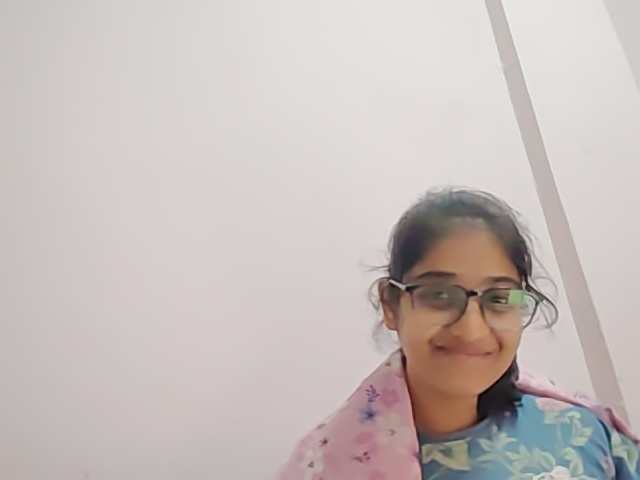
#> input picture webcam_sample_5.jpg, 640 x 480 px
$ python -i complete_recognition_system.py   (imports and definitions only)   (older library calls are emulated)
#> lines starting #> are read from the running program, lines starting #| are printed output that depends on the picture; after the words box and inside, x2 and y2 are one past the last pixel; in counts of white or black regions, pixels touching at a corner belong together
#> further down, picture is the input picture: shape (480, 640, 3); mean B, G, R 186.6, 189.7, 198.3
"""
Complete Recognition System
Includes: Face Recognition, Object Recognition, and Age Detection
"""

import cv2
import numpy as np
import os
import time
from typing import List, Tuple, Dict

class CompleteRecognitionSystem:
    """Complete recognition system with face, object, and age detection."""

    def __init__(self):
        """Initialize the complete recognition system."""
        # Face detection
        self.face_cascade = cv2.CascadeClassifier(cv2.data.haarcascades + 'haarcascade_frontalface_default.xml')
        self.known_faces = {}
        self.known_faces_folder = "known_people"

        # Object detection (using YOLO-like approach with OpenCV)
        self.object_classes = [
            'person', 'bicycle', 'car', 'motorcycle', 'airplane', 'bus', 'train', 'truck',
            'boat', 'traffic light', 'fire hydrant', 'stop sign', 'parking meter', 'bench',
            'bird', 'cat', 'dog', 'horse', 'sheep', 'cow', 'elephant', 'bear', 'zebra',
            'giraffe', 'backpack', 'umbrella', 'handbag', 'tie', 'suitcase', 'frisbee',
            'skis', 'snowboard', 'sports ball', 'kite', 'baseball bat', 'baseball glove',
            'skateboard', 'surfboard', 'tennis racket', 'bottle', 'wine glass', 'cup',
            'fork', 'knife', 'spoon', 'bowl', 'banana', 'apple', 'sandwich', 'orange',
            'broccoli', 'carrot', 'hot dog', 'pizza', 'donut', 'cake', 'chair', 'couch',
            'potted plant', 'bed', 'dining table', 'toilet', 'tv', 'laptop', 'mouse',
            'remote', 'keyboard', 'cell phone', 'microwave', 'oven', 'toaster', 'sink',
            'refrigerator', 'book', 'clock', 'vase', 'scissors', 'teddy bear', 'hair drier',
            'toothbrush'
        ]

        # Age detection using face landmarks
        self.age_groups = ['0-2', '3-6', '7-12', '13-18', '19-25', '26-35', '36-45', '46-55', '56-65', '65+']

        # Create folders
        if not os.path.exists(self.known_faces_folder):
            os.makedirs(self.known_faces_folder)
            print(f"Created folder: {self.known_faces_folder}")

    # [40 lines left out: function extract_face_features_advanced, not called in this run]

    def detect_objects_simple(self, image: np.ndarray) -> List[Tuple[str, float, Tuple[int, int, int, int]]]:
        """
        Simple object detection using color and shape analysis.
        This is a basic implementation - for production, use YOLO or similar.
        """
        detected_objects = []

        # Convert to different color spaces for better detection
        hsv = cv2.cvtColor(image, cv2.COLOR_BGR2HSV)
#> hsv: shape (480, 640, 3); mean H, S, V 22.9, 21.5, 199.6
        gray = cv2.cvtColor(image, cv2.COLOR_BGR2GRAY)
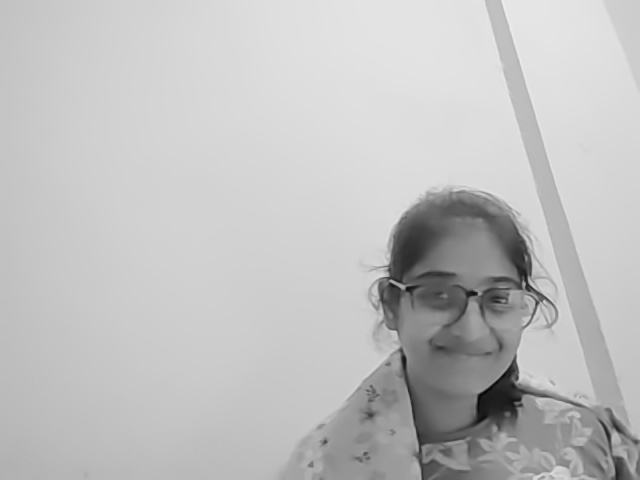
#> gray: shape (480, 640); min 3, max 239, mean 191.9

        # Detect common objects using color and shape
        objects = []

        # 1. Detect circular objects (bottles, cups, etc.)
        circles = cv2.HoughCircles(gray, cv2.HOUGH_GRADIENT, 1, 20, param1=50, param2=30, minRadius=10, maxRadius=100)
#> circles = 51 rows, first 8: [460.5, 276.5, 79.6], [456.5, 254.5, 69.7], [473.5, 370.5, 99.4], [437.5, 352.5, 81.8], [445.5, 376.5, 79.6], [477.5, 314.5, 79.6], [465.5, 345.5, 93.9], [438.5, 319.5, 83.9]
        if circles is not None:
            circles = np.round(circles[0, :]).astype("int")
#> circles = 51 rows, first 8: [460, 276, 80], [456, 254, 70], [474, 370, 99], [438, 352, 82], [446, 376, 80], [478, 314, 80], [466, 346, 94], [438, 320, 84]
            for (x, y, r) in circles:
                objects.append(("Bottle/Cup", 0.8, (x-r, y-r, 2*r, 2*r)))
#> this loop made 51 passes
#> (x, y, r) on passes 1 to 12: (460, 276, 80), (456, 254, 70), (474, 370, 99), (438, 352, 82), (446, 376, 80), (478, 314, 80), (466, 346, 94), (438, 320, 84), (540, 372, 99), (494, 378, 93), (476, 294, 62), (476, 262, 60)
#> after the loop, objects = 51 items

        # 2. Detect rectangular objects (books, phones, etc.)
        edges = cv2.Canny(gray, 50, 150)
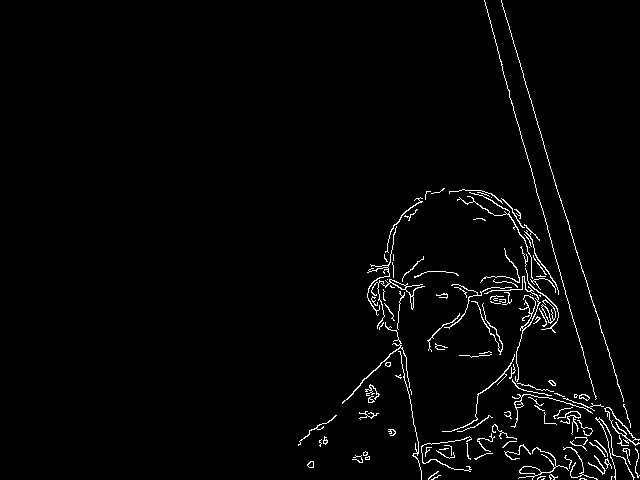
#> edges: shape (480, 640); 2.2% white in thin lines or dots, all inside (x1, y1, x2, y2) = (298, 0, 640, 480)
        contours, _ = cv2.findContours(edges, cv2.RETR_EXTERNAL, cv2.CHAIN_APPROX_SIMPLE)
#> contours = 125 contours, 101 with area under 20; largest, box (x1, y1, x2, y2) and area: (604, 407, 640, 446) 295, (518, 447, 569, 480) 157, (371, 279, 425, 329) 126, (541, 299, 556, 324) 71, (342, 322, 410, 404) 60

        for contour in contours:
            area = cv2.contourArea(contour)
            if area > 1000:  # Filter small objects
                x, y, w, h = cv2.boundingRect(contour)
                aspect_ratio = w / h

                if 0.5 < aspect_ratio < 2.0:  # Roughly rectangular
                    if area > 5000:
                        objects.append(("Book/Phone", 0.7, (x, y, w, h)))
                    else:
                        objects.append(("Small Object", 0.6, (x, y, w, h)))
#> this loop made 125 passes
#> area on passes 8, 11, 21, 32, 39, 41, 43, 46, 53, 55, 60: 29.5, 22.5, 157, 20.5, 28.5, 20.5, 24, 295, 38, 58, 22

        # 3. Detect faces as objects
        faces = self.face_cascade.detectMultiScale(gray, 1.1, 5)
#> faces = [[385, 237, 158, 158]]
        for (x, y, w, h) in faces:
            objects.append(("Person", 0.9, (x, y, w, h)))
#> this loop made 1 pass
#> after the loop, objects = 52 items

        # 4. Detect colored objects
        # Red objects
        red_lower = np.array([0, 50, 50])
        red_upper = np.array([10, 255, 255])
        red_mask = cv2.inRange(hsv, red_lower, red_upper)
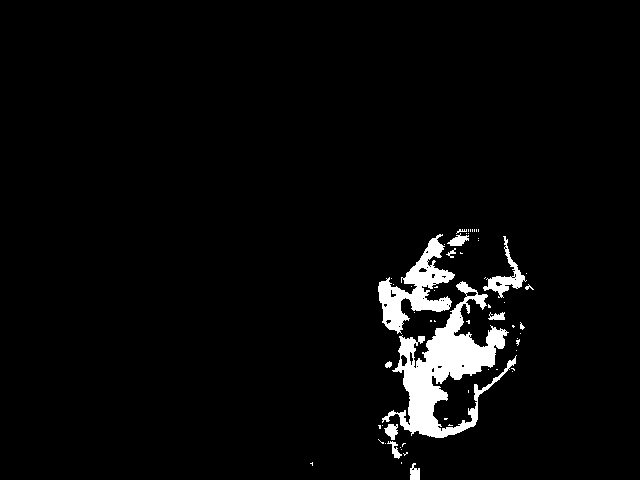
#> red_mask: shape (480, 640); 3.7% white; 60 white regions (47 under 20 px)
        red_contours, _ = cv2.findContours(red_mask, cv2.RETR_EXTERNAL, cv2.CHAIN_APPROX_SIMPLE)
#> red_contours = 60 contours, 51 with area under 20; largest, box (x1, y1, x2, y2) and area: (382, 281, 517, 438) 6499, (378, 234, 455, 334) 2646, (483, 236, 527, 298) 560, (447, 233, 469, 246) 121, (384, 424, 398, 440) 120
        for contour in red_contours:
            area = cv2.contourArea(contour)
            if area > 500:
                x, y, w, h = cv2.boundingRect(contour)
                objects.append(("Red Object", 0.6, (x, y, w, h)))
#> this loop made 60 passes
#> (area, x, y, w, h) on passes 40, 49, 50: (6499, 382, 281, 135, 157), (560.5, 483, 236, 44, 62), (2645.5, 378, 234, 77, 100)
#> area on passes 1, 9, 14, 21, 31, 53: 103, 71, 119.5, 25.5, 64, 121
#> after the loop, objects = 55 items

        # Blue objects
        blue_lower = np.array([100, 50, 50])
        blue_upper = np.array([130, 255, 255])
        blue_mask = cv2.inRange(hsv, blue_lower, blue_upper)
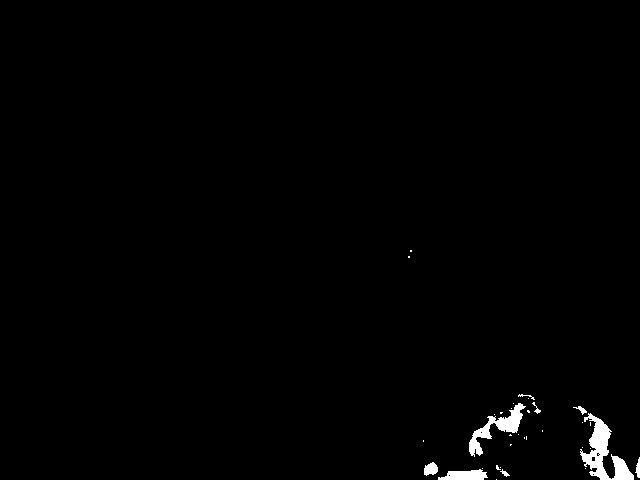
#> blue_mask: shape (480, 640); 0.98% white; 33 white regions (24 under 20 px)
        blue_contours, _ = cv2.findContours(blue_mask, cv2.RETR_EXTERNAL, cv2.CHAIN_APPROX_SIMPLE)
#> blue_contours = 33 contours, 27 with area under 20; largest, box (x1, y1, x2, y2) and area: (580, 413, 634, 480) 1228, (469, 403, 526, 457) 746, (438, 469, 488, 480) 332, (424, 462, 438, 476) 120, (635, 457, 640, 478) 40, (573, 406, 587, 415) 30
        for contour in blue_contours:
            area = cv2.contourArea(contour)
            if area > 500:
                x, y, w, h = cv2.boundingRect(contour)
                objects.append(("Blue Object", 0.6, (x, y, w, h)))
#> this loop made 33 passes
#> (area, x, y, w, h) on passes 22, 27: (1227.5, 580, 413, 54, 67), (745.5, 469, 403, 57, 54)
#> area on passes 3, 8, 9, 26: 332, 119.5, 40, 30
#> after the loop, objects = 57 items

        return objects

    # [415 lines left out: functions estimate_age_from_face, add_person_from_webcam, load_known_faces_from_folder, recognize_faces, draw_complete_results, run_complete_recognition and 1 more, not called in this run]

# [2 lines not run here, left out]

>>> import cv2
>>> picture = cv2.imread('webcam_sample_5.jpg')
>>> result = CompleteRecognitionSystem().detect_objects_simple(picture)
#> result = 57 items
